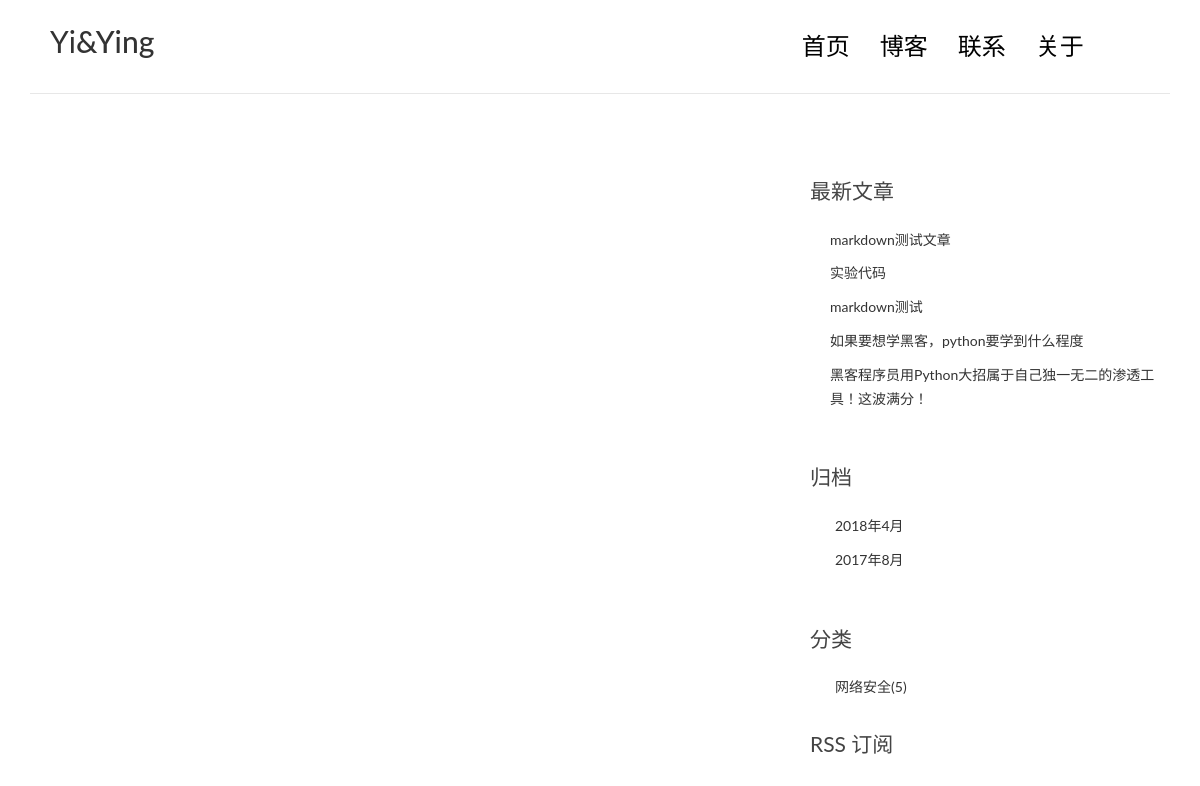
Page /about/ on the earlier database version.
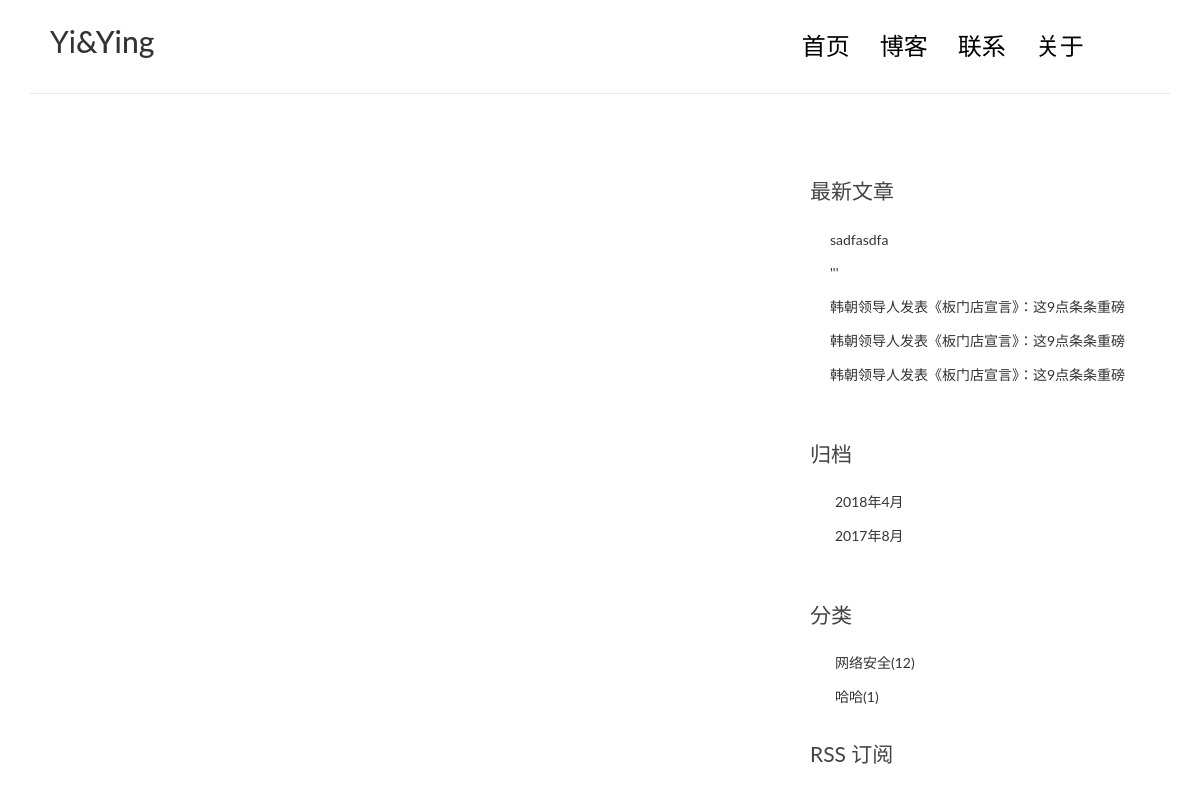
Same page on the later database version.
### blog/models.py (models this page shows, shortened)
class Post(models.Model):
    title = models.CharField(max_length=70)
    body = models.TextField()
    excerpt = models.CharField(max_length=200,blank=True)
    created_time = models.DateTimeField()
    modified_time = models.DateTimeField()
    category = models.ForeignKey(Category,on_delete=models.CASCADE)
    tags = models.ManyToManyField(Tag, blank=True)
    author = models.ForeignKey(User,on_delete=models.CASCADE)
    views = models.PositiveIntegerField(default=0)
    def get_absolute_url(self):
        return reverse('blog:detail', kwargs={'pk':self.pk})
    class Meta:
        ordering = ['-created_time','title']

class Category(models.Model):
    name = models.CharField(max_length=100)

### blog/views.py (the view)
# urls.py: url(r'^about/$', views.about, name='about'),
def about(request):
    return render(request, 'blog/about.html',)

### blog/templatetags/blog_tags.py (called while the page is built)
@register.simple_tag()
def get_recent_posts(num=5):
    return Post.objects.all().order_by('-created_time')[:num]

@register.simple_tag()
def archives():
    return Post.objects.dates('created_time','month',order='DESC')

@register.simple_tag()
def get_categories():
    return Category.objects.annotate(num_posts=Count('post')).filter(num_posts__gt=0)

### templates/blog/about.html (shortened to what this page needs)
{% extends 'base.html' %}

### templates/base.html (shortened to what this page needs)
{%load staticfiles%}
{%load blog_tags%}
<!DOCTYPE html>
<html>
<head>
    <link rel="stylesheet" href="css/bootstrap.min.css">
    <link rel="stylesheet" href="http://code.ionicframework.com/ionicons/2.0.1/css/ionicons.min.css">
    <link rel="stylesheet" href="{% static 'blog/css/bootstrap.min.css' %}">
    <link rel="stylesheet" href="{% static 'blog/css/pace.css' %}">
    <link rel="stylesheet" href="{% static 'blog/css/custom.css' %}">
    <link rel="stylesheet" href="{% static 'blog/css/highlights/github.css' %}">
</head>
<body>
<div class="container">
    <header id="site-header">
        <div class="row">
            <div class="col-md-4 col-sm-5 col-xs-8">
                <div class="logo">
                    <h2><a href="{% url 'blog:index' %}"><b>Yi</b>&amp;Ying</a></h2>
                </div>
            </div>
            <div class="col-md-8 col-sm-7 col-xs-4">
                <nav class="main-nav" role="navigation">
                    <div class="collapse navbar-collapse" id="bs-example-navbar-collapse-1">
                        <ul class="nav navbar-nav navbar-right">
                            <li class="cl-effect-11"><a href="{% url 'blog:index' %}" data-hover="首页">首页</a></li>
                            <li class="cl-effect-11"><a href="{% url 'blog:index' %}" data-hover="博客">博客</a></li>
                            <li class="cl-effect-11"><a href="{% url 'blog:index' %}" data-hover="联系">联系</a></li>
                            <li class="cl-effect-11"><a href="{% url 'blog:index' %}" data-hover="关于">关于</a></li>
                        </ul>
                    </div>
                </nav>
            </div>
        </div>
    </header>
</div>
<div class="content-body">
    <div class="container">
        <div class="row">
            <main class="col-md-8">
            </main>
            <aside class="col-md-4">
                <div class="widget widget-recent-posts">
                    <h3 class="widget-title">最新文章</h3>
                    {% get_recent_posts as recent_post_list %}
                    <ul>
                        {%for post in recent_post_list%}
                        <li>
                            <a href="{{ post.get_absolute_url }}">{{ post.title }}</a>
                        </li>
                        {% empty %}
                        暂无文章!
                        {%endfor%}
                    </ul>
                </div>
                <div class="widget widget-archives">
                    <h3 class="widget-title">归档</h3>
                    {% archives as date_list %}
                    <ul>
                        {% for date in date_list %}
                        <li>
                            <a href="{% url 'blog:archives' date.year date.month %}">
                                {{date.year}}年{{date.month}}月
                            </a>
                        </li>
                        {% empty %}
                        暂无归档!
                        {% endfor %}
                    </ul>
                </div>
                <div class="widget widget-category">
                    <h3 class="widget-title">分类</h3>
                        {% get_categories as category_list %}
                    <ul>
                        {% for category in category_list %}
                        <li>
                            <a href="{% url 'blog:category' category.pk %}">{{category.name}}<span class="post-count">({{ category.num_posts }})</span></a>
                        </li>
                        {% empty%}
                        暂无分类!
                        {% endfor %}
                    </ul>
                </div>
                <div class="rss">
                    <a href="{%url 'rss'%}"> RSS 订阅</a>
                </div>
            </aside>
        </div>
    </div>
</div>
</body>
</html>

Differences in the rows shown:
no longer on this page (row edited): Post: title "markdown测试文章"
no longer on this page (row unchanged): Post: title "实验代码"
no longer on this page (row unchanged): Post: title "markdown测试"
no longer on this page (row unchanged): Post: title "如果要想学黑客，python要学到什么程度"
no longer on this page (row unchanged): Post: title "黑客程序员用Python大招属于自己独一无二的渗透工具！这波满分！"
added Post: title "sadfasdfa"
added Post: title "'''"
added Post: title "韩朝领导人发表《板门店宣言》：这9点条条重磅"
added Post: title "韩朝领导人发表《板门店宣言》：这9点条条重磅"
added Post: title "韩朝领导人发表《板门店宣言》：这9点条条重磅"
computed for Category "网络安全": num_posts "5" → "12"
added Category: name "哈哈", num_posts "1"
